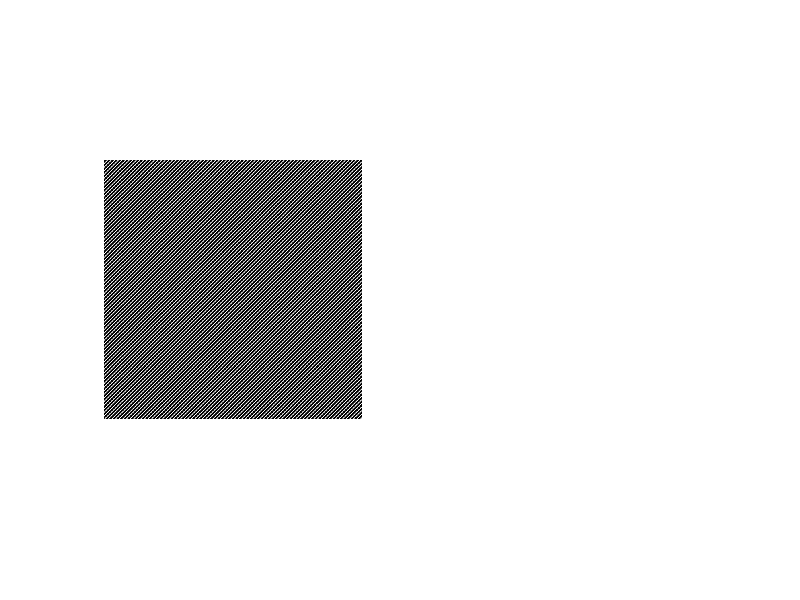
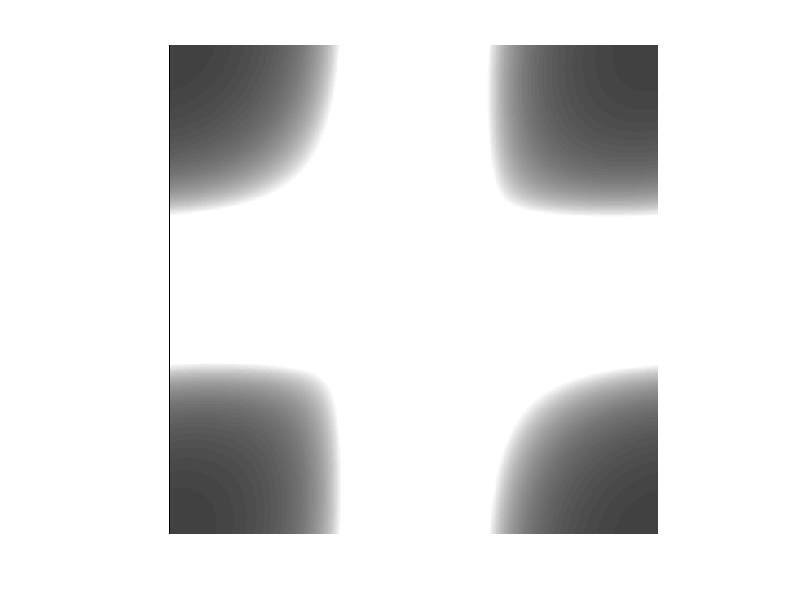

Here is the MATLAB script that generated these plots, in order: (Note: this script raises an error after producing the figures.)
clear all;close all;
n=300;
m=n;
[x,y]=meshgrid(1:n,1:m);
[x2,y2]=meshgrid(1:2*n,1:2*m);
[x3,y3]=meshgrid(1:3*n,1:3*m);
M=cos(0.5*x2+0.5*y2);
M2=cos(0.5*x2+0.5*y2);
M3=cos(0.5*x3+0.5*y3);
subplot(1,2,1);
imshow(M3);

TF_M_real = fftshift(fft2(M));
figure(4);imshow(abs(TF_M_real));
TF_M_int = uint8(TF_M_real);
figure(5);imshow(real(TF_M_int));